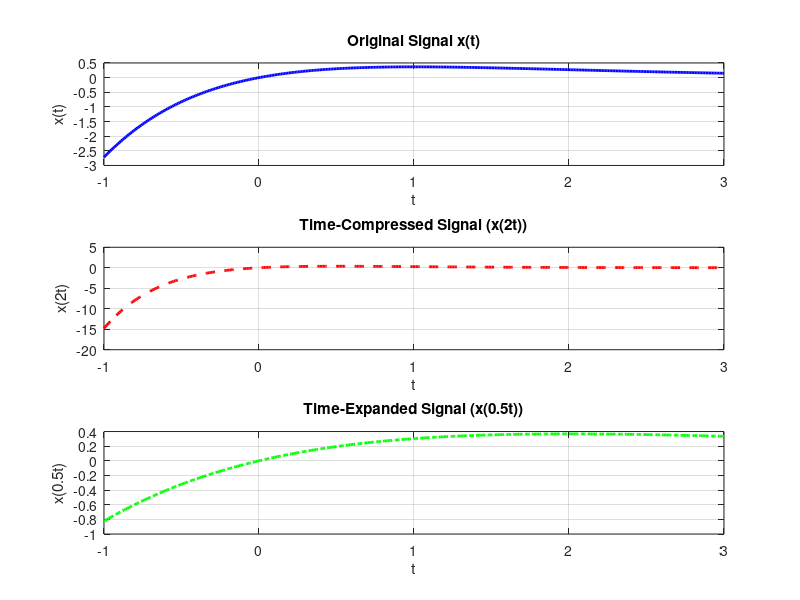

Reproduce this figure in MATLAB.
clc;
clear;
close all;

t = -1:0.01:3;
x_t = t .* exp(-t); % Original signal x(t)

% Time compression (a = 2): x1(t) = x(2t)
x1_t = (2*t) .* exp(-2*t);

% Time expansion (a = 0.5): x2(t) = x(0.5t)
x2_t = (0.5*t) .* exp(-0.5*t);

% Plot the original and scaled signals
figure;

subplot(311);
plot(t, x_t, 'b', 'LineWidth', 2);
xlabel('t'); ylabel('x(t)');
title('Original Signal x(t)');
grid on;

subplot(312);
plot(t, x1_t, 'r--', 'LineWidth', 2);
xlabel('t'); ylabel('x(2t)');
title('Time-Compressed Signal (x(2t))');
grid on;

subplot(313);
plot(t, x2_t, 'g-.', 'LineWidth', 2);
xlabel('t'); ylabel('x(0.5t)');
title('Time-Expanded Signal (x(0.5t))');
grid on;
